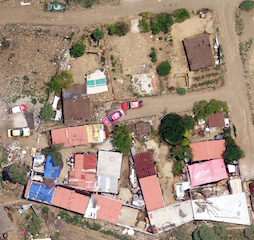

Write R code to recreate this figure.
## Para instalar paquetes de BioConductor
# source("https://bioconductor.org/biocLite.R")
# biocLite("biOps")

## Loading libraries
library(jpeg)
library(png)
library(EBImage)
source('lib.R')

# img <- readPNG('test.png')
img <- readJPEG('ortophoto_tizilingo.jpg')
display(img, title = 'Sample')

hist(img)
range(img)

## Negativo de la imagen
display(max(img) - img)

## Para mostrar las diferentes capas
display(img[, , 1])
display(img[, , 2])
display(img[, , 3])
# display(img[, , 4])   ## Esta la agrega Mac cuando capturo pantalla

## Para quedarnos con los colores de cierto umbral
img_crop = img[, , 1]
img_thresh = img_crop < .5
display(img_thresh)

## Prueba fallida para reducir el tamaño de la imagen con Componentes Principales
# library(lattice)
# library(reshape2)
# pc.load <- cbind(pc3$loadings[, 1:3])
# colnames(pc.load) <- c("PC1", "PC2", "PC3")
# pc.df <- melt(pc.load)
# xyplot(value ~ Var1, data = pc.df, group = Var2, type = "l",
#        ylab = "PC Loadings", xlab = "Spectral Bands", 
#        auto.key = list(corner = c(0.98, 0.98), points = FALSE, lines = TRUE),
#        panel = function (x, y, ...) {
#          panel.grid(h = -1, v = -1)
#          panel.xyplot(x, y, ...)
#          panel.abline(h = 0, lty = "dashed")
#        })

m <- 3
n <- 4

## Probando las dimensiones
data.table(
  layer1 = as.numeric(matrix(1:(m*n), ncol = m)),
  layer2 = as.numeric(matrix((1:(m*n))*2, ncol = 3)),
  layer3 = as.numeric(matrix((1:(m*n))*3, ncol = 3)),
  row = rep(1:n, m),
  col = rep(1:m, n)) %>%
  mutate(
    dist.tl = sqrt((1 - row)^2 + (1 - col)^2),
    dist.tr = sqrt((1 - row)^2 + (m - col)^2),
    dist.bl = sqrt((n - row)^2 + (1 - col)^2),
    dist.br = sqrt((n - row)^2 + (m - col)^2),
    dist.c = sqrt((round(n/2) - row)^2 + (round(m/2) - col)^2)) %>%
  data.table

m <- dim(img)[1]
n <- dim(img)[2]

## Probando con la imagen
dataset <- data.table(
    layer1 = as.numeric(img[, , 1]),
    layer2 = as.numeric(img[, , 2]),
    layer3 = as.numeric(img[, , 3]),
    row = rep(1:n, m),
    col = rep(1:m, n)) %>%
  mutate(
    dist.tl = sqrt((1 - row)^2 + (1 - col)^2),
    dist.tr = sqrt((1 - row)^2 + (m - col)^2),
    dist.bl = sqrt((n - row)^2 + (1 - col)^2),
    dist.br = sqrt((n - row)^2 + (m - col)^2),
    dist.c = sqrt((round(n/2) - row)^2 + (round(m/2) - col)^2)) %>%
  select(-row, -col)

dataset.sc <- scale(dataset)

# dataset %>% is.na %>% colSums
# clust <- hclust(dist(dataset))
# plot(clust)

## Clustering
clust <- kmeans(dataset.sc, 20, iter.max = 1000, algorithm = 'MacQueen')

## Des-escalando los centros del cluster
centers <- data.table(t(apply(clust$centers, 1,
    function(r) r * attr(dataset.sc, 'scaled:scale') +
      attr(dataset.sc, 'scaled:center')))) %>%
  setnames(paste0('adj.', names(dataset))) %>%
  mutate(cluster = 1:nrow(.))

## Unimos los centros desescalados con el conjunto de datos original
result <- dataset %>%
  mutate(cluster = clust$cluster) %>%
  join(centers)

## Probando algunos segmentos para ver qué capturan de la imagen
display(matrix(clust$cluster / 20, ncol = m, byrow = T))
display(matrix(clust$cluster == 15, ncol = m, byrow = T))
display(matrix(clust$cluster == 13, ncol = m, byrow = T))
display(matrix(clust$cluster == 9, ncol = m, byrow = T))

## Falta probar como convertir los 3 canales en uno
display((img[, , 1] + img[, , 2] + img[, , 3]) / 3)
